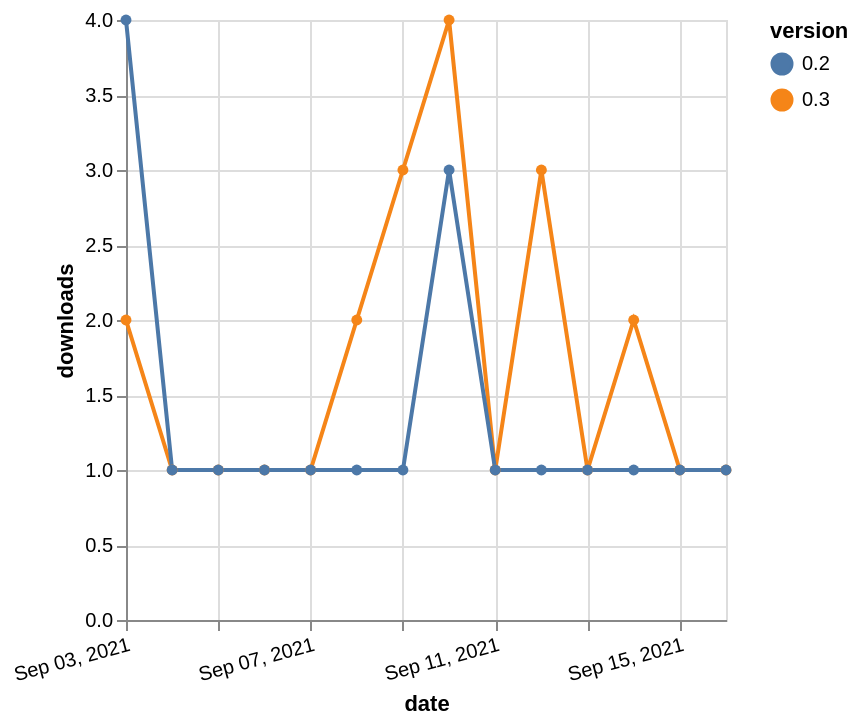

Source (Vega-Lite JSON):
### Vega-Lite specification from a JSON file in a GitHub repository (floating-point values rounded to 4 significant figures)
{"$schema": "https://vega.github.io/schema/vega-lite/v5.json", "description": "A simple bar chart with embedded data.", "data": {"values": [{"date": "2021-09-03", "total": 50, "delta": 2, "version": "0.3"}, {"date": "2021-09-04", "total": 51, "delta": 1, "version": "0.3"}, {"date": "2021-09-05", "total": 52, "delta": 1, "version": "0.3"}, {"date": "2021-09-06", "total": 53, "delta": 1, "version": "0.3"}, {"date": "2021-09-07", "total": 54, "delta": 1, "version": "0.3"}, {"date": "2021-09-08", "total": 56, "delta": 2, "version": "0.3"}, {"date": "2021-09-09", "total": 59, "delta": 3, "version": "0.3"}, {"date": "2021-09-10", "total": 63, "delta": 4, "version": "0.3"}, {"date": "2021-09-11", "total": 64, "delta": 1, "version": "0.3"}, {"date": "2021-09-12", "total": 67, "delta": 3, "version": "0.3"}, {"date": "2021-09-13", "total": 68, "delta": 1, "version": "0.3"}, {"date": "2021-09-14", "total": 70, "delta": 2, "version": "0.3"}, {"date": "2021-09-15", "total": 71, "delta": 1, "version": "0.3"}, {"date": "2021-09-16", "total": 72, "delta": 1, "version": "0.3"}, {"date": "2021-09-03", "total": 209, "delta": 4, "version": "0.2"}, {"date": "2021-09-04", "total": 210, "delta": 1, "version": "0.2"}, {"date": "2021-09-05", "total": 211, "delta": 1, "version": "0.2"}, {"date": "2021-09-06", "total": 212, "delta": 1, "version": "0.2"}, {"date": "2021-09-07", "total": 213, "delta": 1, "version": "0.2"}, {"date": "2021-09-08", "total": 214, "delta": 1, "version": "0.2"}, {"date": "2021-09-09", "total": 215, "delta": 1, "version": "0.2"}, {"date": "2021-09-10", "total": 218, "delta": 3, "version": "0.2"}, {"date": "2021-09-11", "total": 219, "delta": 1, "version": "0.2"}, {"date": "2021-09-12", "total": 220, "delta": 1, "version": "0.2"}, {"date": "2021-09-13", "total": 221, "delta": 1, "version": "0.2"}, {"date": "2021-09-14", "total": 222, "delta": 1, "version": "0.2"}, {"date": "2021-09-15", "total": 223, "delta": 1, "version": "0.2"}, {"date": "2021-09-16", "total": 224, "delta": 1, "version": "0.2"}]}, "width": "container", "mark": {"type": "line", "point": {"filled": true}}, "encoding": {"x": {"field": "date", "type": "temporal", "timeUnit": "yearmonthdate", "title": "date", "axis": {"labelAngle": -15}}, "y": {"field": "delta", "type": "quantitative", "title": "downloads"}, "color": {"field": "version", "type": "nominal"}, "tooltip": {"field": "delta"}}}
